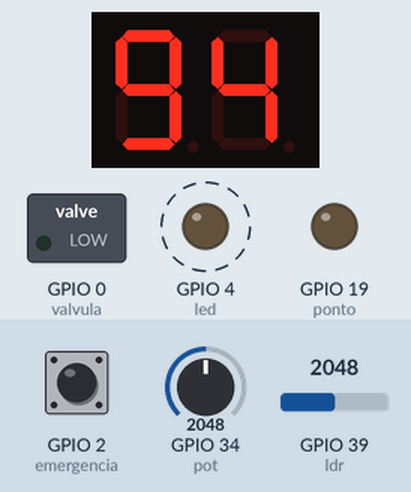
Recording of a sketch running on a simulated ESP32. Parts: 2-digit seven-segment display, switched loads named in the sketch (green lamp = pin HIGH), output pins drawn as LEDs (lit = HIGH). Wiring (inferred from the names in the program): 2-digit 7-segment display, segments lit when HIGH: segments GPIO 18, GPIO 5, GPIO 21, GPIO 3, GPIO 1, GPIO 23, GPIO 22; digit selects GPIO 16, GPIO 17. Dashed ring = blinking. The inputs (shaded band) are chosen by the test bench; at power-on: GPIO 39 (ldr) = 2048, GPIO 34 (pot) = 2048, GPIO 2 (emergencia) HIGH. The segment pins are drawn as the display they are named for; pins used as bus, display or sensor lines are not drawn.

Above: at 1.2 s.
1.3 s: GPIO 39 (ldr) set to 1646
3.0 s: GPIO 39 (ldr) set to 1522
At 3.7 s:
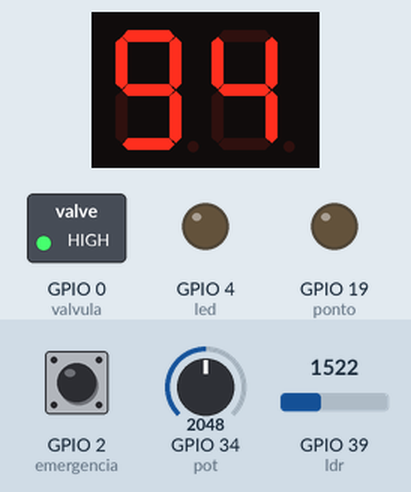
4.5 s: GPIO 34 (pot) set to 2168
At 4.88 s:
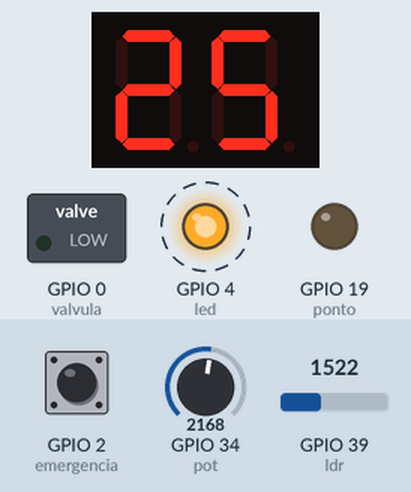
6.0 s: GPIO 34 (pot) set to 2375
At 6.38 s:
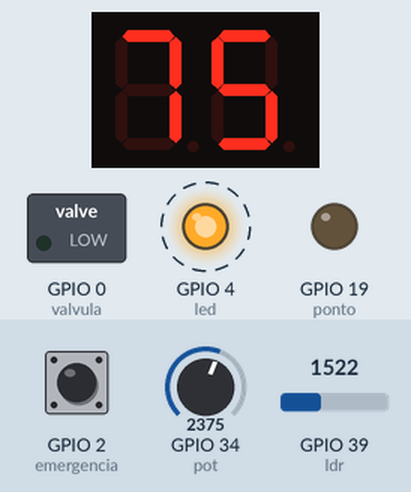
7.5 s: GPIO 34 (pot) set to 2295
At 7.88 s:
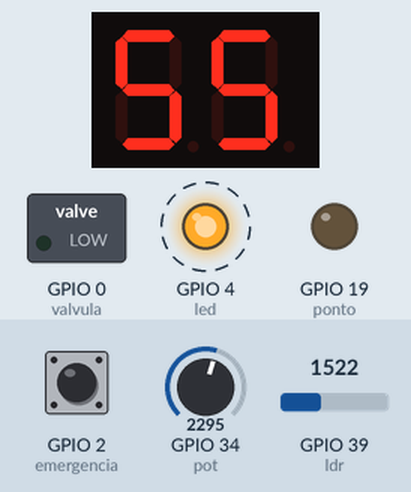
Timing chart, 0 to 10.0 s (numbered marks = the images above; inputs shaded):
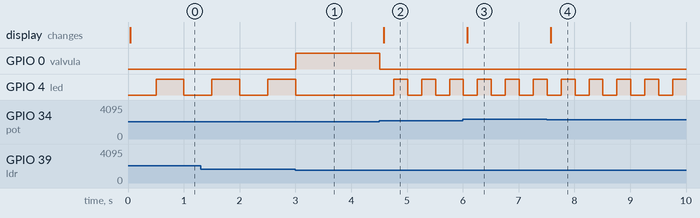

The sketch:

PROVA03.ino
```cpp
/*
   ###########################
   # GABRIEL BADA
   # NICOLAS BORBA PEREIRA
   ###########################
*/

#include <Arduino.h>
#include "freertos/FreeRTOS.h"
#include "freertos/task.h"
#include "freertos/queue.h"
#include "freertos/timers.h"
#include "freertos/event_groups.h"

static const uint8_t led = 4;
static const uint8_t valvula = 0;

static const uint8_t emergencia = 2;
static const uint8_t ldr = 39;
static const uint8_t pot = 34;

static const uint8_t a = 18;
static const uint8_t b = 5;
static const uint8_t c = 21;
static const uint8_t d = 3;
static const uint8_t e = 1;
static const uint8_t f = 23;
static const uint8_t g = 22;
static const uint8_t ponto = 19;
static const uint8_t display_dezena = 16;
static const uint8_t display_unidade = 17;

static const uint16_t minimoCalibrado = 820;
static const uint16_t maximoCalibrado = 2335;
static const uint8_t limitePressao = 50;
static const uint8_t limiteLdrAcionado = 50;
static const TickType_t intervaloLeitura = pdMS_TO_TICKS(100);
static const TickType_t intervaloBotaoPressionado = pdMS_TO_TICKS(20);
static const TickType_t intervaloVerificacaoAlarme = pdMS_TO_TICKS(20);
static const uint8_t amostrasDebounceEmergencia = 4;

#define ALARME_PRESSAO     (1 << 0)
#define ALARME_LDR         (1 << 1)
#define ALARME_EMERGENCIA  (1 << 2)
#define TODOS_ALARMES      (ALARME_PRESSAO | ALARME_LDR | ALARME_EMERGENCIA)

const byte digitos7seg[10][8] = {
  {1, 1, 1, 1, 1, 1, 0, 0},
  {0, 1, 1, 0, 0, 0, 0, 0},
  {1, 1, 0, 1, 1, 0, 1, 0},
  {1, 1, 1, 1, 0, 0, 1, 0},
  {0, 1, 1, 0, 0, 1, 1, 0},
  {1, 0, 1, 1, 0, 1, 1, 0},
  {1, 0, 1, 1, 1, 1, 1, 0},
  {1, 1, 1, 0, 0, 0, 0, 0},
  {1, 1, 1, 1, 1, 1, 1, 0},
  {1, 1, 1, 1, 0, 1, 1, 0}
};

const uint8_t pinosSegmentos[8] = {
  a, b, c, d, e, f, g, ponto
};

struct DadosDisplay {
  uint8_t valor;
};

QueueHandle_t filaDisplay = NULL;
TimerHandle_t timerLED = NULL;
EventGroupHandle_t grupoAlarmes = NULL;
TaskHandle_t taskAlarmeHandle = NULL;
TaskHandle_t taskBotaoEmergenciaHandle = NULL;

volatile uint8_t valorDisplayAtual = 0;

void TaskPressao(void *pvParameters);
void TaskLDR(void *pvParameters);
void TaskBotaoEmergencia(void *pvParameters);
void TaskAlarme(void *pvParameters);
void TaskDisplay(void *pvParameters);
void callbackTimerLED(TimerHandle_t xTimer);
void IRAM_ATTR interrupcaoEmergencia();

uint8_t converterPressao(uint16_t leituraDaPorta);
uint8_t converterLuminosidade(uint16_t leituraDaPorta);
void atualizarDisplay(uint8_t valor);
void notificarTaskAlarme();
void apagarDisplays();
void escreverDigito(uint8_t digito, bool pontoDecimal);
void exibirNumero(uint8_t numero);
TickType_t periodoDoAlarme(EventBits_t bits);
void aplicarSaidasDeAlarme(EventBits_t bits);
void aplicarValvula(bool acionada);

void setup() {
  pinMode(ldr, INPUT);
  pinMode(pot, INPUT);
  pinMode(led, OUTPUT);
  pinMode(valvula, OUTPUT);
  pinMode(emergencia, INPUT_PULLUP);

  digitalWrite(valvula, LOW);
  digitalWrite(led, LOW);

  for (uint8_t i = 0; i < 8; i++) {
    pinMode(pinosSegmentos[i], OUTPUT);
    digitalWrite(pinosSegmentos[i], LOW);
  }

  pinMode(display_dezena, OUTPUT);
  pinMode(display_unidade, OUTPUT);
  apagarDisplays();

  filaDisplay = xQueueCreate(1, sizeof(DadosDisplay));
  grupoAlarmes = xEventGroupCreate();
  timerLED = xTimerCreate("TimerLED", pdMS_TO_TICKS(250), pdTRUE, NULL, callbackTimerLED);

  if (filaDisplay == NULL || grupoAlarmes == NULL || timerLED == NULL) {
    while (true) {
      delay(1000);
    }
  }

  atualizarDisplay(0);

  if (xTaskCreate(TaskAlarme, "TaskAlarme", 2048, NULL, 3, &taskAlarmeHandle) != pdPASS ||
      xTaskCreate(TaskDisplay, "TaskDisplay", 2048, NULL, 2, NULL) != pdPASS ||
      xTaskCreate(TaskPressao, "TaskPressao", 2048, NULL, 2, NULL) != pdPASS ||
      xTaskCreate(TaskLDR, "TaskLDR", 2048, NULL, 2, NULL) != pdPASS ||
      xTaskCreate(TaskBotaoEmergencia, "TaskEmergencia", 2048, NULL, 3, &taskBotaoEmergenciaHandle) != pdPASS) {
    while (true) {
      delay(1000);
    }
  }

  attachInterrupt(digitalPinToInterrupt(emergencia), interrupcaoEmergencia, FALLING);
}

void loop() {
  vTaskDelay(pdMS_TO_TICKS(1000));
}

void TaskPressao(void *pvParameters) {
  (void) pvParameters;
  bool alarmePressaoAtivo = false;

  while (true) {
    uint8_t pressao = converterPressao(analogRead(pot));
    bool novoEstado = (pressao > limitePressao);

    atualizarDisplay(pressao);

    if (novoEstado != alarmePressaoAtivo) {
      if (novoEstado) {
        xEventGroupSetBits(grupoAlarmes, ALARME_PRESSAO);
      } else {
        xEventGroupClearBits(grupoAlarmes, ALARME_PRESSAO);
      }

      alarmePressaoAtivo = novoEstado;
      notificarTaskAlarme();
    }

    vTaskDelay(intervaloLeitura);
  }
}

void TaskLDR(void *pvParameters) {
  (void) pvParameters;
  bool alarmeLdrAtivo = false;

  while (true) {
    uint8_t luminosidade = converterLuminosidade(analogRead(ldr));
    bool novoEstado = (luminosidade >= limiteLdrAcionado);

    if (novoEstado != alarmeLdrAtivo) {
      if (novoEstado) {
        xEventGroupSetBits(grupoAlarmes, ALARME_LDR);
      } else {
        xEventGroupClearBits(grupoAlarmes, ALARME_LDR);
      }

      alarmeLdrAtivo = novoEstado;
      notificarTaskAlarme();
    }

    vTaskDelay(intervaloLeitura);
  }
}

void TaskBotaoEmergencia(void *pvParameters) {
  (void) pvParameters;
  bool alarmeEmergenciaAtivo = false;
  bool leituraAnterior = (digitalRead(emergencia) == LOW);
  uint8_t amostrasIguais = 0;

  while (true) {
    ulTaskNotifyTake(pdTRUE, intervaloBotaoPressionado);

    bool botaoPressionado = (digitalRead(emergencia) == LOW);

    if (botaoPressionado == leituraAnterior) {
      if (amostrasIguais < amostrasDebounceEmergencia) {
        amostrasIguais++;
      }
    } else {
      leituraAnterior = botaoPressionado;
      amostrasIguais = 1;
    }

    if (amostrasIguais >= amostrasDebounceEmergencia && botaoPressionado != alarmeEmergenciaAtivo) {
      if (botaoPressionado) {
        xEventGroupSetBits(grupoAlarmes, ALARME_EMERGENCIA);
      } else {
        xEventGroupClearBits(grupoAlarmes, ALARME_EMERGENCIA);
      }

      alarmeEmergenciaAtivo = botaoPressionado;
      notificarTaskAlarme();
    }
  }
}

void TaskAlarme(void *pvParameters) {
  (void) pvParameters;
  EventBits_t ultimoEstadoAplicado = TODOS_ALARMES;

  while (true) {
    ulTaskNotifyTake(pdTRUE, intervaloVerificacaoAlarme);

    EventBits_t bitsAtivos = xEventGroupGetBits(grupoAlarmes) & TODOS_ALARMES;

    if (bitsAtivos != ultimoEstadoAplicado) {
      aplicarSaidasDeAlarme(bitsAtivos);
      ultimoEstadoAplicado = bitsAtivos;
    }
  }
}

void TaskDisplay(void *pvParameters) {
  (void) pvParameters;
  DadosDisplay dadosRecebidos;

  while (true) {
    if (xQueueReceive(filaDisplay, &dadosRecebidos, 0) == pdTRUE) {
      valorDisplayAtual = dadosRecebidos.valor;
    }

    exibirNumero(valorDisplayAtual);
  }
}

void callbackTimerLED(TimerHandle_t xTimer) {
  (void) xTimer;
  digitalWrite(led, !digitalRead(led));
}

void IRAM_ATTR interrupcaoEmergencia() {
  BaseType_t tarefaAcordada = pdFALSE;

  if (taskBotaoEmergenciaHandle != NULL) {
    vTaskNotifyGiveFromISR(taskBotaoEmergenciaHandle, &tarefaAcordada);

    if (tarefaAcordada == pdTRUE) {
      portYIELD_FROM_ISR();
    }
  }
}

uint8_t converterPressao(uint16_t leituraDaPorta) {
  uint16_t leituraCalibrada = constrain(leituraDaPorta, 0, 4095);
  return static_cast<uint8_t>(map(leituraCalibrada, 0, 4095, 0, 99));
}

uint8_t converterLuminosidade(uint16_t leituraDaPorta) {
  uint16_t leituraCalibrada = constrain(leituraDaPorta, minimoCalibrado, maximoCalibrado);
  return static_cast<uint8_t>(map(leituraCalibrada, minimoCalibrado, maximoCalibrado, 0, 99));
}

void atualizarDisplay(uint8_t valor) {
  DadosDisplay dados = {static_cast<uint8_t>(constrain(valor, 0, 99))};
  xQueueOverwrite(filaDisplay, &dados);
}

void notificarTaskAlarme() {
  if (taskAlarmeHandle != NULL) {
    xTaskNotifyGive(taskAlarmeHandle);
  }
}

void aplicarSaidasDeAlarme(EventBits_t bits) {
  if ((bits & TODOS_ALARMES) == 0) {
    xTimerStop(timerLED, 0);
    digitalWrite(led, LOW);
    aplicarValvula(false);
    return;
  }

  aplicarValvula(true);
  digitalWrite(led, LOW);
  xTimerChangePeriod(timerLED, periodoDoAlarme(bits), 0);
  xTimerStart(timerLED, 0);
}

void aplicarValvula(bool acionada) {
  digitalWrite(valvula, acionada ? LOW : HIGH);
}

void apagarDisplays() {
  digitalWrite(display_dezena, LOW);
  digitalWrite(display_unidade, LOW);
}

void escreverDigito(uint8_t digito, bool pontoDecimal) {
  for (uint8_t i = 0; i < 8; i++) {
    digitalWrite(pinosSegmentos[i], digitos7seg[digito][i]);
  }

  digitalWrite(ponto, pontoDecimal ? HIGH : LOW);
}

void exibirNumero(uint8_t numero) {
  uint8_t valor = constrain(numero, 0, 99);
  uint8_t dezena = valor / 10;
  uint8_t unidade = valor % 10;

  apagarDisplays();
  escreverDigito(dezena, false);
  digitalWrite(display_dezena, HIGH);
  vTaskDelay(pdMS_TO_TICKS(2));

  apagarDisplays();
  escreverDigito(unidade, false);
  digitalWrite(display_unidade, HIGH);
  vTaskDelay(pdMS_TO_TICKS(2));
}

TickType_t periodoDoAlarme(EventBits_t bits) {
  if ((bits & ALARME_EMERGENCIA) != 0) {
    return pdMS_TO_TICKS(1000);
  }

  if ((bits & ALARME_LDR) != 0) {
    return pdMS_TO_TICKS(500);
  }

  return pdMS_TO_TICKS(250);
}
```

Measured:
- the behaviour switches between 1586 and 1585 on GPIO 39 (ldr) (found by bisection; images 0 and 1)
- the behaviour switches between 2109 and 2110 on GPIO 34 (pot) (found by bisection; images 1 and 2)
- after the input at 3.0 s, GPIO 0 (valvula): LOW → HIGH at once; GPIO 4 (led): goes on until 3.0 s, then stays LOW
- after the input at 4.5 s, GPIO 0 (valvula): HIGH → LOW at once; GPIO 4 (led): alternates HIGH for 0.25 s and LOW for 0.25 s, starting after 0.26 s; the display: changes after 0.08 s (image 2)
- after the input at 6.0 s, the display: changes after 0.08 s (image 3)
- after the input at 7.5 s, the display: changes after 0.08 s (image 4)
